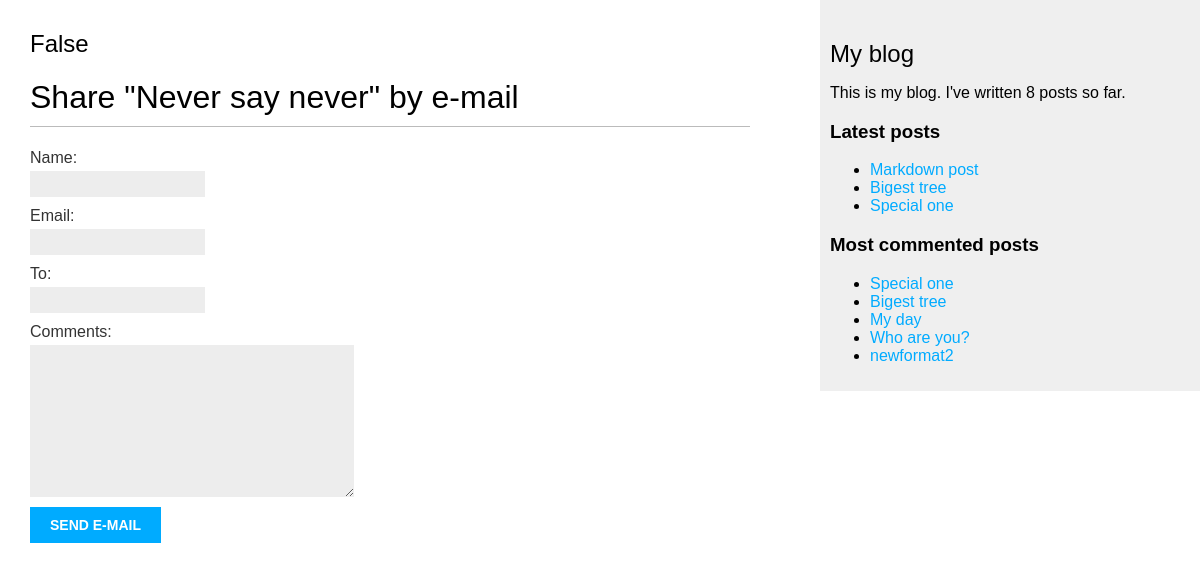
/blog/8/share/, run on the app's committed database.
### blog/models.py (models this page shows, shortened)
class Post(models.Model):
    STATUS_CHOICES = (
        ("draft", "Draft"),
        ("published", "Published"),
    )
    title = models.CharField(max_length=250)
    slug = models.SlugField(max_length=250, unique_for_date="publish")
    author = models.ForeignKey(User, on_delete=models.CASCADE, related_name="blog_post")
    body = models.TextField()
    publish = models.DateTimeField(default=timezone.now)
    created = models.DateTimeField(auto_now_add=True)
    updated = models.DateTimeField(auto_now=True)
    status = models.CharField(max_length=10, choices=STATUS_CHOICES, default="draft")
    objects = models.Manager()  # Менеджер по умолчанию
    published = PublishedManager()  # Our new manager
    tags = TaggableManager()
    class Meta:
        ordering = ("-publish",)
    def get_absolute_url(self):
        return reverse(
            "blog:post_detail",
            args=[self.publish.year, self.publish.month, self.publish.day, self.slug],
        )

### blog/views.py (the view)
# urls.py: path("<int:post_id>/share/", views.post_share, name="post_share"),
def post_share(request, post_id):
    post = get_object_or_404(Post, id=post_id, status="published")
    sent = False
    if request.method == "POST":
        form = EmailPostForm(request.POST)
        if form.is_valid():
            cd = form.cleaned_data
            post_url = request.build_absolute_uri(post.get_absolute_url())
            subject = '{} ({}) recommends you reading "{}"'.format(
                cd["name"], cd["email"], post.title
            )
            message = 'Read "{}" at {}\n\n{}\'s comments: {}'.format(
                post.title, post_url, cd["name"], cd["comments"]
            )
            send_mail(subject, message, "admin@myblog.com", [cd["to"]])
            sent = True
            print(sent)
    else:
        form = EmailPostForm()
    return render(
        request, "blog/post/share.html", {"post": post, "form": form, "sent": sent}
    )

### blog/forms.py
class EmailPostForm(forms.Form):
    name = forms.CharField(max_length=25)
    email = forms.EmailField()
    to = forms.EmailField()
    comments = forms.CharField(required=False, widget=forms.Textarea)

### blog/models.py (called while the page is built)
    def get_queryset(self):
        return super().get_queryset().filter(status="published")

### blog/templatetags/blog_tags.py (called while the page is built)
@register.simple_tag
def total_posts():
    return Post.published.count()

@register.inclusion_tag("blog/post/latest_posts.html")
def show_latest_posts(count=5):
    latest_posts = Post.published.order_by("-publish")[:count]
    return {"latest_posts": latest_posts}

@register.simple_tag
def get_most_commented_posts(count=5):
    return Post.published.annotate(total_comments=Count("comments")).order_by(
        "-total_comments"
    )[:count]

### blog/templates/blog/post/share.html (shortened to what this page needs)
{% extends "blog/base.html" %}
    {% block content %}
        <h2>{{ sent }}</h2>
        {% if sent%}
            <h1>E-mail successfully sent</h1>
            <p>"{{ post.title }}" was successfully sent to {{ form.cleaned_data.to }}.</p>
        {% else %}
            <h1>Share "{{ post.title }}" by e-mail</h1>
            <form action="." method="post">
                {{ form.as_p }}
                <input type="submit" value="Send e-mail">
            </form>
        {% endif %}
    {% endblock %}

### blog/templates/blog/base.html (shortened to what this page needs)
{% load blog_tags %}
{% load static %}
<!DOCTYPE html>
<html>
<head>
    <link rel="stylesheet" href="{% static 'css/blog.css' %}">
</head>
<body>
    <div id="content">
        {% block content %}{% endblock %}
    </div>
    <div id="sidebar">
        <h2>My blog</h2>
        <p>This is my blog. I've written {% total_posts %} posts so far.</p>
        <h3>Latest posts</h3>
        {% show_latest_posts 3 %}
        <h3>Most commented posts</h3>
        {% get_most_commented_posts as most_commented_posts %}
        <ul>
            {% for post in most_commented_posts %}
                <li><a href="{{ post.get_absolute_url }}">{{ post.title }}</a></li>
            {% endfor %}
        </ul>
    </div>
</body>
</html>

### blog/templates/blog/post/latest_posts.html
<ul>
    {% for post in latest_posts %}
        <li><a href="{{ post.get_absolute_url }}">{{ post.title }}</a></li>
    {% endfor %}
</ul>

### blog/static/css/blog.css (style rules this page uses)
body { margin:0; padding:0; font-family:helvetica, sans-serif; }
a { color:#00abff; text-decoration:none; }
h1 { font-weight:normal; border-bottom:1px solid #bbb; padding:0 0 10px 0; }
h2 { font-weight:normal; margin:30px 0 0; }
#content { float:left; width:60%; padding:0 0 0 30px; }
#sidebar { float:right; width:30%; padding:10px; background:#efefef; height:100%; }
label { float:left; clear:both; color:#333; margin-bottom:4px; }
input, textarea { clear:both; float:left; margin:0 0 10px; background:#ededed; border:0; padding:6px 10px; font-size:12px; }
input[type=submit] { font-weight:bold; background:#00abff; color:#fff; padding:10px 20px; font-size:14px; text-transform:uppercase; }

### data on the page
Post: title "Never say never"
Post: title "Markdown post"
Post: title "Bigest tree"
Post: title "Special one"
Post: title "My day"
Post: title "Who are you?"
Post: title "newformat2"

### other printed values
{{ sent }} "False"
